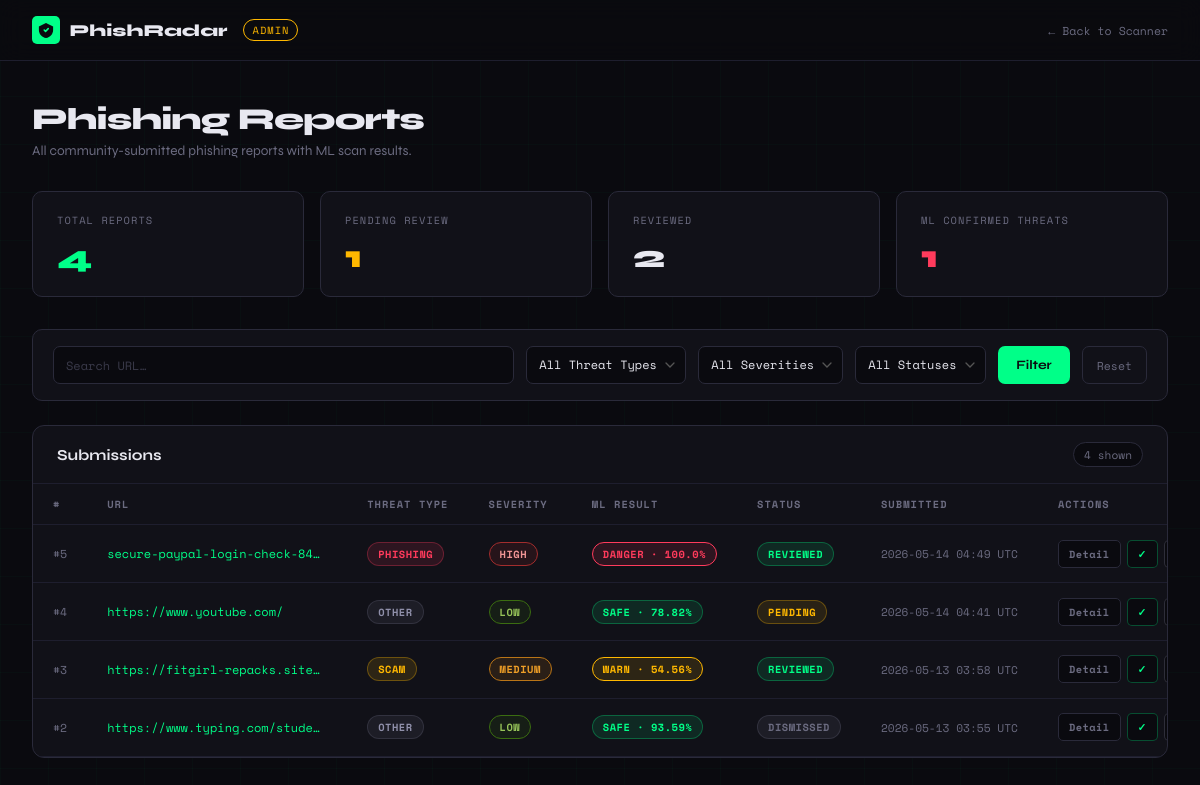
Screenshot of /admin/reports with the database file from the repository.
### tables this page shows
CREATE TABLE reports (
                id           INTEGER PRIMARY KEY AUTOINCREMENT,
                url          TEXT    NOT NULL,
                email        TEXT,
                threat_type  TEXT    NOT NULL,
                severity     TEXT    NOT NULL,
                details      TEXT,
                ml_result    TEXT,
                ml_confidence REAL,
                status       TEXT    DEFAULT 'pending',
                submitted_at TEXT    NOT NULL
            );

### app.py (the view)
@app.route("/admin/reports")
def admin_reports():
    threat   = request.args.get("threat", "")
    severity = request.args.get("severity", "")
    status   = request.args.get("status", "")
    search   = request.args.get("q", "").strip()
    query  = "SELECT * FROM reports WHERE 1=1"
    params = []
    if threat:
        query += " AND threat_type = ?"; params.append(threat)
    if severity:
        query += " AND severity = ?";    params.append(severity)
    if status:
        query += " AND status = ?";      params.append(status)
    if search:
        query += " AND url LIKE ?";      params.append(f"%{search}%")
    query += " ORDER BY id DESC"
    with get_db() as conn:
        rows  = conn.execute(query, params).fetchall()
        total = conn.execute("SELECT COUNT(*) FROM reports").fetchone()[0]
        counts = {
            "pending":  conn.execute("SELECT COUNT(*) FROM reports WHERE status='pending'").fetchone()[0],
            "reviewed": conn.execute("SELECT COUNT(*) FROM reports WHERE status='reviewed'").fetchone()[0],
            "danger":   conn.execute("SELECT COUNT(*) FROM reports WHERE ml_result='danger'").fetchone()[0],
        }
    reports = [dict(r) for r in rows]
    return render_template(
        "admin.html",
        reports=reports, total=total, counts=counts,
        filters={"threat": threat, "severity": severity, "status": status, "q": search}
    )

### app.py (called while the page is built)
def get_db():
    conn = sqlite3.connect(DB_PATH)
    conn.row_factory = sqlite3.Row   # rows behave like dicts
    return conn

### templates/admin.html (shortened to what this page needs)
<!doctype html>
<html lang="en">
<head>
</head>
<body>
  <nav>
    <div class="nav-left">
      <a href="/" class="logo">
        <span class="logo-icon">
          <svg width="16" height="16" viewBox="0 0 18 18" fill="none">
            <path d="M9 1L1 5V9C1 13.4 4.4 17.5 9 18C13.6 17.5 17 13.4 17 9V5L9 1Z" fill="#0a0a0f"/>
            <path d="M7 9L8.5 10.5L11.5 7.5" stroke="#00ff88" stroke-width="1.8" stroke-linecap="round" stroke-linejoin="round"/>
          </svg>
        </span>
        PhishRadar
      </a>
      <span class="admin-pill">ADMIN</span>
    </div>
    <a class="nav-link" href="/">← Back to Scanner</a>
  </nav>
  <div class="wrapper">
    <div class="page-header">
      <h1>Phishing Reports</h1>
      <p>All community-submitted phishing reports with ML scan results.</p>
    </div>
    <div class="stat-row">
      <div class="stat-card accent">
        <div class="label">Total Reports</div>
        <div class="value">{{ total }}</div>
      </div>
      <div class="stat-card warn">
        <div class="label">Pending Review</div>
        <div class="value">{{ counts.pending }}</div>
      </div>
      <div class="stat-card">
        <div class="label">Reviewed</div>
        <div class="value" style="color:var(--text)">{{ counts.reviewed }}</div>
      </div>
      <div class="stat-card danger">
        <div class="label">ML Confirmed Threats</div>
        <div class="value">{{ counts.danger }}</div>
      </div>
    </div>
    <div class="filters">
      <form method="GET" action="/admin/reports">
        <input class="finput" type="text" name="q" placeholder="Search URL…" value="{{ filters.q }}">
        <select class="fselect" name="threat">
          <option value="">All Threat Types</option>
        </select>
        <select class="fselect" name="severity">
          <option value="">All Severities</option>
        </select>
        <select class="fselect" name="status">
          <option value="">All Statuses</option>
        </select>
        <button class="filter-btn" type="submit">Filter</button>
        <a class="reset-btn" href="/admin/reports">Reset</a>
      </form>
    </div>
    <div class="table-wrap">
      <div class="table-head">
        <h2>Submissions</h2>
        <span class="count-badge">{{ reports|length }} shown</span>
      </div>
      {% if reports %}
      <div class="table-scroll">
        <table>
          <thead>
            <tr>
              <th>#</th>
              <th>URL</th>
              <th>Threat Type</th>
              <th>Severity</th>
              <th>ML Result</th>
              <th>Status</th>
              <th>Submitted</th>
              <th>Actions</th>
            </tr>
          </thead>
          <tbody>
            {% for r in reports %}
            <tr id="row-{{ r.id }}">
              <td class="td-id">#{{ r.id }}</td>
              <td class="td-url">
                <a href="{{ r.url }}" target="_blank" rel="noopener noreferrer" title="{{ r.url }}">
                  {{ r.url | truncate(45, true, '…') }}
                </a>
              </td>
              <td><span class="badge badge-{{ r.threat_type }}">{{ r.threat_type }}</span></td>
              <td><span class="badge badge-{{ r.severity }}">{{ r.severity }}</span></td>
              <td>
                {% if r.ml_result %}
                <span class="badge badge-ml-{{ r.ml_result }}">
                  {{ r.ml_result }}{% if r.ml_confidence %} · {{ r.ml_confidence }}%{% endif %}
                </span>
                {% else %}—{% endif %}
              </td>
              <td>
                <span class="badge badge-{{ r.status }}" id="status-badge-{{ r.id }}">{{ r.status }}</span>
              </td>
              <td class="td-date">{{ r.submitted_at[:16].replace('T',' ') }} UTC</td>
              <td>
                <div class="actions">
                  <button class="act-btn" onclick="toggleDetail({{ r.id }})" title="View details">Detail</button>
                  <button class="act-btn reviewed" onclick="setStatus({{ r.id }}, 'reviewed')">✓</button>
                  <button class="act-btn dismissed" onclick="setStatus({{ r.id }}, 'dismissed')">—</button>
                </div>
              </td>
            </tr>
            {% endfor %}
          </tbody>
        </table>
      </div>
      {% else %}
      <div class="empty">
        <p>No reports found{% if filters.q or filters.threat or filters.severity or filters.status %} matching your filters{% endif %}.</p>
      </div>
      {% endif %}
    </div>
  </div>
</body>
</html>

### rows the page displays
reports: id "5", url "secure-paypal-login-check-84…", threat_type "PHISHING", severity "HIGH", ml_result "DANGER", ml_confidence "100.0", status "REVIEWED", submitted_at "2026-05-14 04:49"
reports: id "4", url "https://www.youtube.com/", threat_type "OTHER", severity "LOW", ml_result "SAFE", ml_confidence "78.82", status "PENDING", submitted_at "2026-05-14 04:41"
reports: id "3", url "https://fitgirl-repacks.site…", threat_type "SCAM", severity "MEDIUM", ml_result "WARN", ml_confidence "54.56", status "REVIEWED", submitted_at "2026-05-13 03:58"
reports: id "2", url "https://www.typing.com/stude…", threat_type "OTHER", severity "LOW", ml_result "SAFE", ml_confidence "93.59", status "DISMISSED", submitted_at "2026-05-13 03:55"

### other values shown
{{ total }} "4"
{{ counts.pending }} "1"
{{ counts.reviewed }} "2"
{{ counts.danger }} "1"
{{ reports|length }} "4"
